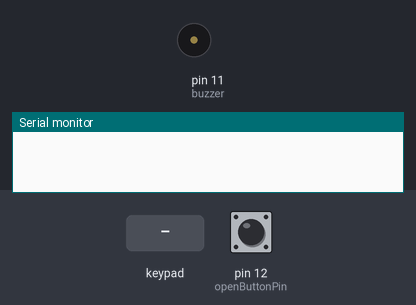
Recording of a sketch running on a simulated Arduino Uno, built with avr-gcc and run on an emulated ATmega328P. Shown: buzzer (waves = sounding, pin HIGH), the last lines printed to the serial monitor. The test bench sets the inputs (shaded band); at power-on: pin 12 (openButtonPin) LOW. The modem accepts every AT command (registered, SIM ready, sends succeed) and sends nothing else.

Above: at 7.2 s.
7.3 s: key '1' pressed
At 8.1 s:
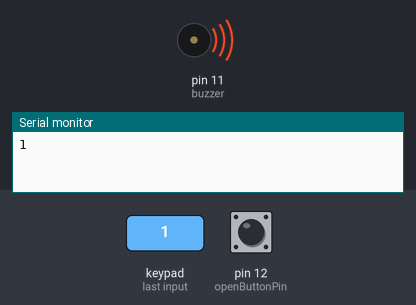
Timing chart, 0 to 16.3 s (numbered marks = the images above; inputs shaded):
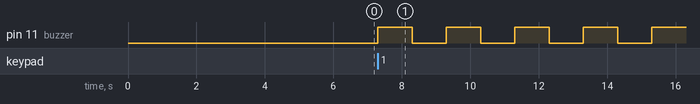

Measured:
- after the input at 7.3 s, pin 11 (buzzer): alternates HIGH for 1.0 s and LOW for 1.0 s, starting at once

The sketch:

sketch_feb13a.ino
```cpp
//Keyboard Component Setup
#include <Keypad.h>
#include <SoftwareSerial.h>

#define DEBUG true

SoftwareSerial esp8266(0, 1);

const int keypadRows = 4;
const int keypadCols = 3;

char keyMap[keypadRows][keypadCols] = {
  {'1', '2', '3'},
  {'4', '5', '6'},
  {'7', '8', '9'},
  {'*', '0', '#'}
};

byte keypadRowPins[keypadRows] = {6, 5, 4, 3};
byte keypadColPins[keypadCols] = {2, 8, 9};

Keypad kpd = Keypad(makeKeymap(keyMap), keypadRowPins, keypadColPins, keypadRows, keypadCols);

//Buzzer Component Setup
int buzzer = 11;
// Setting Buzzer mode to False
boolean buzzerMode = false;
const int openButtonPin = 12;

void setup() {
  // put your setup code here, to run once:
  Serial.begin(9600);
  esp8266.begin(9600);

  pinMode(buzzer, OUTPUT);
  pinMode(openButtonPin, INPUT);


  sendData("AT+RST\r\n", 2000, DEBUG); // reset module
  sendData("AT+CWMODE=2\r\n", 1000, DEBUG); // configure as access point
  sendData("AT+CIFSR\r\n", 1000, DEBUG); // get ip address
  sendData("AT+CIPMUX=1\r\n", 1000, DEBUG); // configure for multiple connections
  sendData("AT+CIPSERVER=1,80\r\n", 1000, DEBUG); // turn on server on port 80
}

void buzz() {
  unsigned char i;
  int counter = 0;
  while (counter <= 3 || buzzerMode == true) {
    for (i = 0; i < 3; i++) {
      digitalWrite(buzzer, HIGH);
      delay(1000);
      digitalWrite(buzzer, LOW);
      delay(1000);
    }
    //    tone(buzzer, 1000);
    counter++;
    Serial.print(counter);
  }
}

String sendData(const char *command, const int timeout, boolean debug) {
  char response[] = "";

  esp8266.print(command); // send the read character to the esp8266

  long int time = millis();

  while ( (time + timeout) > millis())
  {
    while (esp8266.available())
    {

      // The esp has data so display its output to the serial window
      char c = esp8266.read(); // read the next character.
      //        response+=c;
//      strcpy(response, c);
    }
  }

  if (debug)
  {
    Serial.print(response);
  }

  return response;
}

void sendToWebsite() {
  if (esp8266.available()) {

    //    if(esp8266.find("+IPD,")) {
    delay(1000);
    int connectionId = esp8266.read() - 48;
    char message[] = "<h1> HELLO WORLD FROM ARDUINO </h1>";
    char cipSend[] = "AT+CIPSEND=";

    //      cipSend += connectionId;
    //      cipSend += ",";
    //      cipSend += message.length();
    //      cipSend += "\r\n";

    sendData(cipSend, 1000, DEBUG);
    sendData(message, 1000, DEBUG);


    char closeCommand[] = "AT+CIPCLOSE=";
    //      closeCommand += connectionId;
    //      closeCommand += "\r\n";

    sendData(closeCommand, 3000, DEBUG);
    Serial.print("Executed send to website.");
    //    }

  }
}

void loop() {
  // put your main code here, to run repeatedly:
//  sendToWebsite();
  char keypressed = kpd.getKey();

  int openButtonStatus = digitalRead(openButtonPin);
  if (openButtonStatus == HIGH) {
    Serial.print("HAHAHA");
    buzzerMode = !buzzerMode;
    Serial.print(buzzerMode);
  }

  if (keypressed != NO_KEY) {
    Serial.print(keypressed);
    buzzerMode = true;
    buzz();
  }

  //  buzz();
}
```
